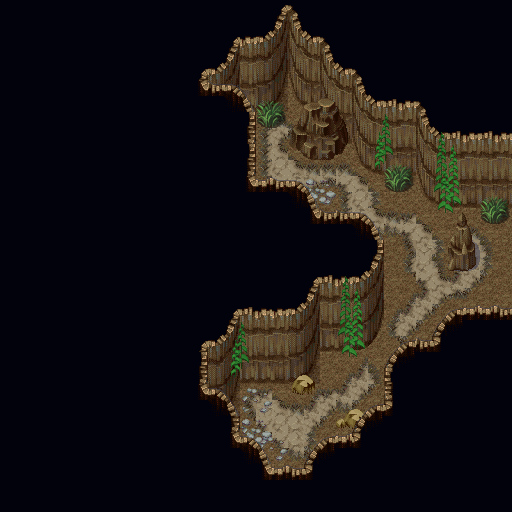

A 2D game scene composited from a Tiled map and its tileset images. What follows is a short description and the map's XML, with each tile layer's data collapsed to a summary:
An orthogonal 32x32 tile map with 16x16 px tiles, 10 tile layers (Ground, Dirt, Side walls, Rock walls, ...), 6 tilesets and 52 objects.

<map version="1.4" tiledversion="1.4.3" orientation="orthogonal" renderorder="left-up" width="32" height="32" tilewidth="16" tileheight="16" infinite="0" nextlayerid="19" nextobjectid="63">
 <tileset firstgid="1" source="Tilesets/VS Dungeon Set 01/_Tiled_Hanzo-Dungeon01VS.tsx" />
 <tileset firstgid="1025" source="Tilesets/VS Dungeon Set 01/_Tiled_AT-A5-DungeonVX01-Ground.tsx" />
 <tileset firstgid="1033" source="Tilesets/VS Dungeon Set 01/_Tiled_AT-A2-DungeonVX01-GroundTiles.tsx" />
 <tileset firstgid="1177" source="Tilesets/VS Cliff Set 01/Tiled/Hanzo-CliffSet02VS-1.tsx" />
 <tileset firstgid="2201" source="Tilesets/VS Dungeon Set 02/Hanzo-Dungeon02VSb.tsx" />
 <tileset firstgid="3225" source="Tilesets/VS Ruins Town/Hanzo-RuinsTown01VScopy.tsx" />
 <group id="3" name="Layer 1">
  <layer id="1" name="Ground" width="32" height="32">
   <data>[1024 cells, 1024 non-empty, 4 distinct tile ids]</data>
  </layer>
  <layer id="13" name="Dirt" width="32" height="32">
   <data>[1024 cells, 111 non-empty, 24 distinct tile ids]</data>
  </layer>
  <layer id="8" name="Side walls" width="32" height="32">
   <data>[1024 cells, 13 non-empty, 8 distinct tile ids]</data>
  </layer>
  <layer id="9" name="Rock walls" width="32" height="32">
   <data>[1024 cells, 115 non-empty, 32 distinct tile ids]</data>
  </layer>
  <layer id="14" name="BackObstacles" width="32" height="32">
   <data>[1024 cells, 38 non-empty, 24 distinct tile ids]</data>
  </layer>
  <layer id="12" name="Obstacles" width="32" height="32">
   <data>[1024 cells, 56 non-empty, 44 distinct tile ids]</data>
  </layer>
  <layer id="15" name="FrontObstacles" width="32" height="32">
   <data>[1024 cells, 4 non-empty, 4 distinct tile ids]</data>
  </layer>
 </group>
 <group id="4" name="Layer 2">
  <layer id="18" name="ObstaclesP2" width="32" height="32">
   <data>[1024 cells, 4 non-empty, 4 distinct tile ids]</data>
  </layer>
  <layer id="11" name="Rock (void)" width="32" height="32">
   <data>[1024 cells, 670 non-empty, 4 distinct tile ids]</data>
  </layer>
  <layer id="7" name="Walls" width="32" height="32">
   <data>[1024 cells, 114 non-empty, 29 distinct tile ids]</data>
  </layer>
 </group>
 <group id="21" name="Ops">
  <objectgroup color="#ff0000" id="17" name="Collision Layer">
   <object id="1" x="432" y="336" width="80" height="16" />
   <object id="2" x="384" y="400" width="48" height="16" />
   <object id="3" x="416" y="336" width="16" height="64" />
   <object id="4" x="384" y="416" width="16" height="32" />
   <object id="5" x="336" y="432" width="48" height="16" />
   <object id="6" x="336" y="448" width="16" height="32" />
   <object id="10" x="224" y="464" width="112" height="16" />
   <object id="14" x="224" y="368" width="16" height="96" />
   <object id="15" x="240" y="368" width="48" height="16" />
   <object id="16" x="288" y="368" width="32" height="32" />
   <object id="17" x="304" y="336" width="16" height="32" />
   <object id="18" x="320" y="336" width="64" height="16" />
   <object id="19" x="368" y="240" width="16" height="96" />
   <object id="20" x="448" y="240" width="32" height="32" />
   <object id="21" x="304" y="240" width="64" height="16" />
   <object id="22" x="304" y="208" width="16" height="32" />
   <object id="23" x="240" y="208" width="64" height="16" />
   <object id="25" x="240" y="96" width="16" height="112" />
   <object id="26" x="256" y="96" width="32" height="16" />
   <object id="27" x="288" y="96" width="64" height="64" />
   <object id="28" x="352" y="144" width="32" height="32" />
   <object id="29" x="384" y="160" width="32" height="16" />
   <object id="31" x="416" y="160" width="16" height="48" />
   <object id="32" x="432" y="192" width="80" height="16" />
   <object id="34" x="336" y="400" width="32" height="32" />
  </objectgroup>
  <objectgroup color="#00ffff" id="19" name="Walkable Layer">
   <object id="35" x="256" y="112" width="32" height="96" />
   <object id="36" x="288" y="160" width="64" height="48" />
   <object id="37" x="320" y="208" width="80" height="32" />
   <object id="38" x="352" y="176" width="64" height="32" />
   <object id="39" x="400" y="208" width="112" height="32" />
   <object id="40" x="384" y="240" width="64" height="80" />
   <object id="41" x="448" y="272" width="64" height="64" />
   <object id="42" x="480" y="240" width="32" height="32" />
   <object id="44" x="384" y="320" width="64" height="16" />
   <object id="45" x="384" y="336" width="32" height="64" />
   <object id="46" x="320" y="352" width="64" height="48" />
   <object id="47" x="368" y="400" width="16" height="32" />
   <object id="48" x="240" y="384" width="48" height="80" />
   <object id="49" x="288" y="400" width="48" height="64" />
  </objectgroup>
  <objectgroup color="#aa00ff" id="24" name="Portal Layer">
   <object id="50" x="288" y="160" width="48" height="48" />
   <object id="51" x="240" y="384" width="48" height="48" />
   <object id="52" x="272" y="416" width="48" height="48" />
   <object id="53" x="384" y="240" width="48" height="48" />
  </objectgroup>
  <objectgroup color="#dddd00" id="23" name="WS Layer">
   <object id="54" x="264.495" y="134.426">
    <point />
   </object>
   <object id="55" x="265.117" y="153.718">
    <point />
   </object>
   <object id="56" x="265.117" y="168.032">
    <point />
   </object>
   <object id="57" x="362.825" y="187.325">
    <point />
   </object>
   <object id="58" x="392.075" y="198.527">
    <point />
   </object>
   <object id="59" x="489.782" y="296.234">
    <point />
   </object>
   <object id="60" x="376.516" y="376.516">
    <point />
   </object>
   <object id="61" x="248.314" y="438.75">
    <point />
   </object>
   <object id="62" x="389.586" y="297.479">
    <point />
   </object>
  </objectgroup>
 </group>
</map>
